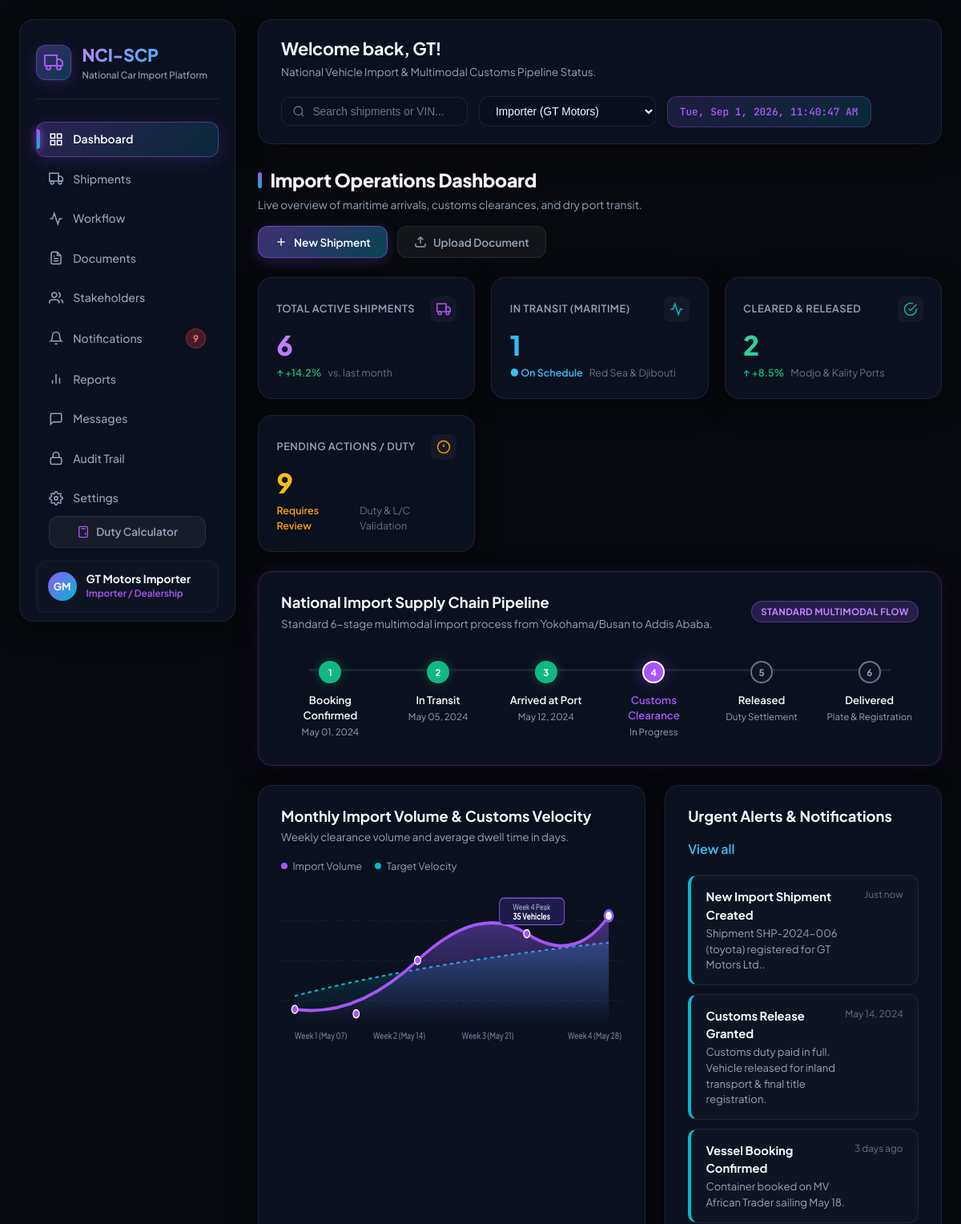
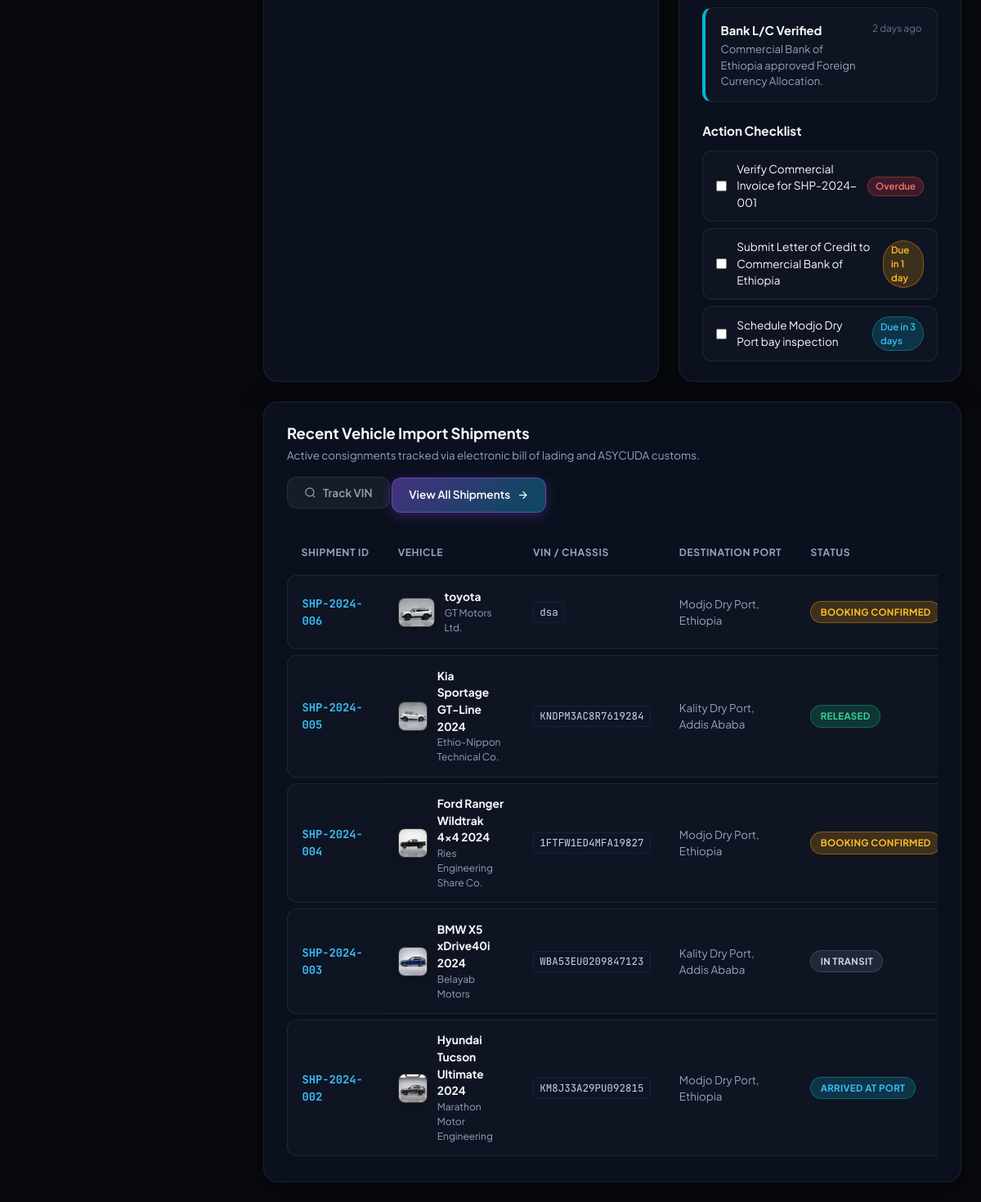
The page / on the database its author committed (2 pictures, top to bottom).
### Front/models.py (models this page shows, shortened)
class Notification(models.Model):
    shipment = models.ForeignKey(Shipment, related_name='notifications', on_delete=models.SET_NULL, null=True, blank=True)
    title = models.CharField(max_length=200)
    description = models.TextField()
    notification_type = models.CharField(max_length=20, default='info')
    time_label = models.CharField(max_length=50, default='Just now')
    is_read = models.BooleanField(default=False)
    created_at = models.DateTimeField(auto_now_add=True)

class Shipment(models.Model):
    class Status(models.TextChoices):
        BOOKING = 'Booking Confirmed', 'Booking Confirmed'
        IN_TRANSIT = 'In Transit', 'In Transit'
        ARRIVED = 'Arrived at Port', 'Arrived at Port'
        CUSTOMS = 'Customs Clearance', 'Customs Clearance'
        RELEASED = 'Released', 'Released'
        DELIVERED = 'Delivered', 'Delivered'
    shipment_id = models.CharField(max_length=30, unique=True)
    vehicle = models.CharField(max_length=200)
    image = models.CharField(max_length=255, default='/static/images/land_cruiser.png', blank=True)
    vin = models.CharField(max_length=80, unique=True)
    port = models.CharField(max_length=200)
    destination = models.CharField(max_length=200, default='Modjo Dry Port, Ethiopia', blank=True)
    importer_name = models.CharField(max_length=150, default='GT Motors Ltd.', blank=True)
    duty_amount = models.CharField(max_length=60, default='ETB 1,250,000', blank=True)
    status = models.CharField(max_length=40, choices=Status.choices, default=Status.BOOKING)
    eta = models.DateField(blank=True, null=True)
    progress = models.PositiveSmallIntegerField(default=0)
    created_at = models.DateTimeField(auto_now_add=True)
    updated_at = models.DateTimeField(auto_now=True)

### Front/views.py (the view)
# urls.py: path('', views.home, name='home'),
def home(request):
    ctx = _get_common_context()
    return render(request, 'dashboard.html', ctx)

### templates/dashboard.html (shortened to what this page needs)
{% extends 'base.html' %}
{% load static %}
{% block content %}
<section id="dashboard-view" class="view-panel">
  <div class="view-header-flex">
    <div>
      <h2 class="view-title">Import Operations Dashboard</h2>
      <p class="view-subtitle">Live overview of maritime arrivals, customs clearances, and dry port transit.</p>
    </div>
    <div class="view-header-actions">
      <button class="primary-btn" onclick="openNewShipment()">
        <svg viewBox="0 0 24 24" width="16" height="16" stroke="currentColor" fill="none" stroke-width="2"><line x1="12" y1="5" x2="12" y2="19"></line><line x1="5" y1="12" x2="19" y2="12"></line></svg>
        <span>New Shipment</span>
      </button>
      <button class="secondary-btn" onclick="openDocumentUpload()">
        <svg viewBox="0 0 24 24" width="16" height="16" stroke="currentColor" fill="none" stroke-width="2"><path d="M21 15v4a2 2 0 0 1-2 2H5a2 2 0 0 1-2-2v-4"></path><polyline points="17 8 12 3 7 8"></polyline><line x1="12" y1="3" x2="12" y2="15"></line></svg>
        <span>Upload Document</span>
      </button>
    </div>
  </div>
  <div class="cards">
    <div class="card card-purple">
      <div class="card-top">
        <h3>Total Active Shipments</h3>
        <span class="card-icon-badge">
          <svg viewBox="0 0 24 24" width="18" height="18" stroke="#a855f7" fill="none" stroke-width="2"><rect x="1" y="3" width="15" height="13"></rect><polygon points="16 8 20 8 23 11 23 16 16 16 16 8"></polygon><circle cx="5.5" cy="18.5" r="2.5"></circle><circle cx="18.5" cy="18.5" r="2.5"></circle></svg>
        </span>
      </div>
      <p class="number" id="kpiTotalShipments">{{ kpi_total_shipments|default:"5" }}</p>
      <div class="card-footer">
        <span class="trend-up">↑ +14.2%</span>
        <span>vs. last month</span>
      </div>
    </div>
    <div class="card card-cyan">
      <div class="card-top">
        <h3>In Transit (Maritime)</h3>
        <span class="card-icon-badge">
          <svg viewBox="0 0 24 24" width="18" height="18" stroke="#06b6d4" fill="none" stroke-width="2"><polyline points="22 12 18 12 15 21 9 3 6 12 2 12"></polyline></svg>
        </span>
      </div>
      <p class="number" id="kpiInTransit">{{ kpi_in_transit|default:"2" }}</p>
      <div class="card-footer">
        <span class="trend-neutral">● On Schedule</span>
        <span>Red Sea & Djibouti</span>
      </div>
    </div>
    <div class="card card-emerald">
      <div class="card-top">
        <h3>Cleared & Released</h3>
        <span class="card-icon-badge">
          <svg viewBox="0 0 24 24" width="18" height="18" stroke="#10b981" fill="none" stroke-width="2"><path d="M22 11.08V12a10 10 0 1 1-5.93-9.14"></path><polyline points="22 4 12 14.01 9 11.01"></polyline></svg>
        </span>
      </div>
      <p class="number" id="kpiCleared">{{ kpi_cleared|default:"3" }}</p>
      <div class="card-footer">
        <span class="trend-up">↑ +8.5%</span>
        <span>Modjo & Kality Ports</span>
      </div>
    </div>
    <div class="card card-amber">
      <div class="card-top">
        <h3>Pending Actions / Duty</h3>
        <span class="card-icon-badge">
          <svg viewBox="0 0 24 24" width="18" height="18" stroke="#f59e0b" fill="none" stroke-width="2"><circle cx="12" cy="12" r="10"></circle><line x1="12" y1="8" x2="12" y2="12"></line><line x1="12" y1="16" x2="12.01" y2="16"></line></svg>
        </span>
      </div>
      <p class="number" id="kpiPendingActions">{{ kpi_pending_actions|default:"2" }}</p>
      <div class="card-footer">
        <span class="trend-warning">Requires Review</span>
        <span>Duty & L/C Validation</span>
      </div>
    </div>
  </div>
  <div class="dashboard-section glass-card-glow">
    <div class="section-heading-flex">
      <div>
        <h3>National Import Supply Chain Pipeline</h3>
        <p class="text-subtle">Standard 6-stage multimodal import process from Yokohama/Busan to Addis Ababa.</p>
      </div>
      <span class="badge badge-primary">Standard Multimodal Flow</span>
    </div>
    <ol class="workflow" id="workflowStepper">
      <li class="completed" onclick="selectWorkflowStep(0)">
        <span class="workflow-step-num">1</span>
        <strong>Booking Confirmed</strong>
        <span>May 01, 2024</span>
      </li>
      <li class="completed" onclick="selectWorkflowStep(1)">
        <span class="workflow-step-num">2</span>
        <strong>In Transit</strong>
        <span>May 05, 2024</span>
      </li>
      <li class="completed" onclick="selectWorkflowStep(2)">
        <span class="workflow-step-num">3</span>
        <strong>Arrived at Port</strong>
        <span>May 12, 2024</span>
      </li>
      <li class="active" onclick="selectWorkflowStep(3)">
        <span class="workflow-step-num">4</span>
        <strong>Customs Clearance</strong>
        <span>In Progress</span>
      </li>
      <li onclick="selectWorkflowStep(4)">
        <span class="workflow-step-num">5</span>
        <strong>Released</strong>
        <span>Duty Settlement</span>
      </li>
      <li onclick="selectWorkflowStep(5)">
        <span class="workflow-step-num">6</span>
        <strong>Delivered</strong>
        <span>Plate & Registration</span>
      </li>
    </ol>
  </div>
  <div class="dashboard-grid-2col">
    <div class="dashboard-section">
      <div class="section-heading-flex">
        <div>
          <h3>Monthly Import Volume & Customs Velocity</h3>
          <p class="text-subtle">Weekly clearance volume and average dwell time in days.</p>
        </div>
        <div class="chart-legend">
          <span class="legend-item"><span class="legend-dot dot-purple"></span> Import Volume</span>
          <span class="legend-item"><span class="legend-dot dot-cyan"></span> Target Velocity</span>
        </div>
      </div>
      <div id="svgChartWrapper" class="chart-wrapper">
      </div>
    </div>
    <div class="dashboard-section">
      <div class="section-heading-flex">
        <h3>Urgent Alerts & Notifications</h3>
        <a href="{% url 'notifications' %}" class="link-action">View all</a>
      </div>
      <div id="dashboardAlertList" class="alert-list-scroll">
        {% for n in notifications|slice:":4" %}
        <div class="alert alert-{{ n.notification_type }}">
          <div class="alert-content-wrapper">
            <div class="alert-title">{{ n.title }}</div>
            <p class="alert-desc">{{ n.description }}</p>
          </div>
          <span class="alert-time">{{ n.time_label }}</span>
        </div>
        {% empty %}
        <div class="alert alert-info">
          <div class="alert-title">All Systems Operational</div>
          <p class="alert-desc">No urgent customs or shipment holds detected today.</p>
        </div>
        {% endfor %}
      </div>
      <div style="margin-top: 1.5rem;">
        <h4 style="font-size: 0.95rem; font-weight: 700; margin-bottom: 0.75rem;">Action Checklist</h4>
        <div class="task-list">
          <label class="task">
            <input type="checkbox" onchange="toggleTask(this)">
            <span>Verify Commercial Invoice for SHP-2024-001</span>
            <span class="task-badge badge-danger">Overdue</span>
          </label>
          <label class="task">
            <input type="checkbox" onchange="toggleTask(this)">
            <span>Submit Letter of Credit to Commercial Bank of Ethiopia</span>
            <span class="task-badge badge-warning">Due in 1 day</span>
          </label>
          <label class="task">
            <input type="checkbox" onchange="toggleTask(this)">
            <span>Schedule Modjo Dry Port bay inspection</span>
            <span class="task-badge badge-info">Due in 3 days</span>
          </label>
        </div>
      </div>
    </div>
  </div>
  <div class="dashboard-section">
    <div class="section-heading-flex">
      <div>
        <h3>Recent Vehicle Import Shipments</h3>
        <p class="text-subtle">Active consignments tracked via electronic bill of lading and ASYCUDA customs.</p>
      </div>
      <div class="actions">
        <button class="secondary-btn" onclick="trackShipment()">
          <svg viewBox="0 0 24 24" width="15" height="15" stroke="currentColor" fill="none" stroke-width="2"><circle cx="11" cy="11" r="8"></circle><line x1="21" y1="21" x2="16.65" y2="16.65"></line></svg>
          <span>Track VIN</span>
        </button>
        <a href="{% url 'shipments' %}" class="primary-btn" style="text-decoration: none;">
          <span>View All Shipments</span>
          <svg viewBox="0 0 24 24" width="15" height="15" stroke="currentColor" fill="none" stroke-width="2"><line x1="5" y1="12" x2="19" y2="12"></line><polyline points="12 5 19 12 12 19"></polyline></svg>
        </a>
      </div>
    </div>
    <div class="table-responsive">
      <table>
        <thead>
          <tr>
            <th>Shipment ID</th>
            <th>Vehicle</th>
            <th>VIN / Chassis</th>
            <th>Destination Port</th>
            <th>Status</th>
          </tr>
        </thead>
        <tbody id="recentShipmentsTableBody">
          {% for s in recent_shipments %}
          <tr onclick="inspectShipment('{{ s.shipment_id }}')" style="cursor: pointer;">
            <td class="shipment-id">{{ s.shipment_id }}</td>
            <td>
              <div class="vehicle-cell">
                <img src="{{ s.image }}" alt="{{ s.vehicle }}" class="vehicle-img-thumb" onerror="this.src='/static/images/land_cruiser.png'">
                <div>
                  <div style="font-weight: 700;">{{ s.vehicle }}</div>
                  <div style="font-size: 0.75rem; color: var(--text-muted);">{{ s.importer_name }}</div>
                </div>
              </div>
            </td>
            <td><code class="vin-code">{{ s.vin }}</code></td>
            <td style="font-size: 0.84rem; color: var(--text-muted);">{{ s.destination }}</td>
            <td>
              <span class="badge {% if s.status == 'Booking Confirmed' %}badge-warning{% elif s.status == 'In Transit' %}badge-secondary{% elif s.status == 'Arrived at Port' %}badge-info{% elif s.status == 'Customs Clearance' %}badge-primary{% else %}badge-success{% endif %}">
                {{ s.status }}
              </span>
            </td>
          </tr>
          {% endfor %}
        </tbody>
      </table>
    </div>
  </div>
</section>
{% endblock %}

### rows shown on the page
Notification: title "New Import Shipment Created", description "Shipment SHP-2024-006 (toyota) registered for GT Motors Ltd..", time_label "Just now"
Notification: title "Customs Release Granted", description "Customs duty paid in full. Vehicle released for inland transport & final title registration.", time_label "May 14, 2024"
Notification: title "Vessel Booking Confirmed", description "Container booked on MV African Trader sailing May 18.", time_label "3 days ago"
Notification: title "Bank L/C Verified", description "Commercial Bank of Ethiopia approved Foreign Currency Allocation.", time_label "2 days ago"
Shipment: shipment_id "SHP-2024-006", image (picture), vehicle "toyota", importer_name "GT Motors Ltd.", vin "dsa", destination "Modjo Dry Port, Ethiopia", status "BOOKING CONFIRMED"
Shipment: shipment_id "SHP-2024-005", image (picture), vehicle "Kia Sportage GT-Line 2024", importer_name "Ethio-Nippon Technical Co.", vin "KNDPM3AC8R7619284", destination "Kality Dry Port, Addis Ababa", status "RELEASED"
Shipment: shipment_id "SHP-2024-004", image (picture), vehicle "Ford Ranger Wildtrak 4x4 2024", importer_name "Ries Engineering Share Co.", vin "1FTFW1ED4MFA19827", destination "Modjo Dry Port, Ethiopia", status "BOOKING CONFIRMED"
Shipment: shipment_id "SHP-2024-003", image (picture), vehicle "BMW X5 xDrive40i 2024", importer_name "Belayab Motors", vin "WBA53EU0209847123", destination "Kality Dry Port, Addis Ababa", status "IN TRANSIT"
Shipment: shipment_id "SHP-2024-002", image (picture), vehicle "Hyundai Tucson Ultimate 2024", importer_name "Marathon Motor Engineering", vin "KM8J33A29PU092815", destination "Modjo Dry Port, Ethiopia", status "ARRIVED AT PORT"

### other values the page prints
{{ kpi_pending_actions }} "9"
{{ kpi_total_shipments|default:"5" }} "6"
{{ kpi_in_transit|default:"2" }} "1"
{{ kpi_cleared|default:"3" }} "2"
{{ kpi_pending_actions|default:"2" }} "9"
